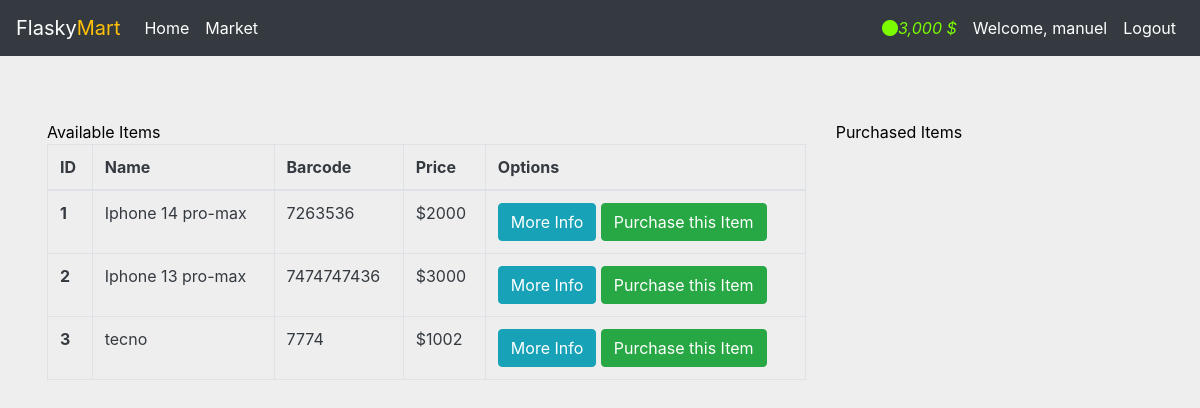
Page /market (signed in) on the committed database.
### market/models.py (models this page shows, shortened)
class users(db.Model, UserMixin):
    id = db.Column(db.Integer, primary_key=True)
    username = db.Column(db.String(30), nullable=False, unique=True)
    email = db.Column(db.String(50), nullable=False, unique=True)
    password = db.Column(db.String(20), nullable=False, unique=True)
    budget = db.Column(db.Integer, nullable=False, default=10000)
    items = db.relationship('items', backref='owned_user', lazy=True)
    @property
    def budget_prettier(self):
        myBudget_string = str(self.budget)
        if len(myBudget_string) >= 4:
            return f'{myBudget_string[:-3]},{myBudget_string[-3:]} $'
        else:
            return f'{myBudget_string}'
    @property
    def pass_word(self):
        return self.password

class items(db.Model):
    id = db.Column(db.Integer, primary_key=True)
    name = db.Column(db.String(30), nullable=False, unique=True)
    barcode = db.Column(db.String(12), nullable=False, unique=True)
    price = db.Column(db.Integer, nullable=False)
    description = db.Column(db.String(length=1000),
                            nullable=False, unique=True)
    owner = db.Column(db.Integer, db.ForeignKey('users.id'))

### market/routes.py (the view, shortened to what this page needs)
@app.route('/market', methods=['GET', 'POST'])
@login_required
def market_page():
    purchase_form =PurchaseItemForm()
    selling_form = SellItemForm()
    if request.method == "GET":
        item = items.query.filter_by()
        owned_items = items.query.filter_by(owner =current_user.id)
        return render_template('market.html', items=item, dollar='$', current_user=current_user, purchase_form = purchase_form, selling_form=selling_form, owned_items=owned_items)

### market/models.py (called while the page is built)
@login_manager.user_loader
def load_user(user_id):
    return users.query.get(int(user_id))

### market/templates/market.html (shortened to what this page needs)
{%extends 'base.html'%}
{%block content%}
<div class="row mart-table">
  <div class="col-8">
    Available Items
    <table class="table table-bordered text-dark">
      <thead>
        <tr>
          <th scope="col">ID</th>
          <th scope="col">Name</th>
          <th scope="col">Barcode</th>
          <th scope="col">Price</th>
          <th scope="col">Options</th>
        </tr>
      </thead>
      <tbody>
          {%for item in items%}
          <tr>
              <th scope="row">{{item.id}}</th>
              <td>{{item.name}}</td>
              <td>{{item.barcode}}</td>
              <td>{{dollar}}{{item.price}}</td>
              <td>
                  <button class="btn btn-outline btn-info" data-toggle='modal' data-target='#Modal-MoreInfo-{{item.id}}'>More Info</button>
                  <button class="btn btn-outline btn-success" data-toggle='modal' data-target='#Modal-PurchaseConfirm-{{item.id}}'>Purchase this Item</button>
              </td>
            </tr>
          {% endfor %}
      </tbody>
    </table>
  </div>
  <div class="col-4">
    Purchased Items
  </div>
</div>
{%endblock%}

### market/templates/base.html (shortened to what this page needs)
<html lang="en">
  <head>
    <link rel="stylesheet" href="https://cdn.jsdelivr.net/npm/bootstrap@4.5.3/dist/css/bootstrap.min.css">
    <link rel="stylesheet" href="https://cdn.jsdelivr.net/npm/bootstrap-icons@1.3.0/font/bootstrap-icons.css">
    <link rel="stylesheet" href="{{url_for('static', filename='styles.css')}}"/>
</head>
  <body class='body'>
    <nav class="navbar navbar-expand-lg navbar-dark bg-dark">
      <a class="navbar-brand" href="{{url_for('home_page')}}">Flasky<span class="text-warning">Mart</span></a>
      <div class="collapse navbar-collapse" id="navbarSupportedContent">
        <ul class="navbar-nav mr-auto">
          <li class="nav-item active">
            <a class="nav-link" href="/home">Home <span class="sr-only">(current)</span></a>
          </li>
          <li class="nav-item active">
            <a class="nav-link" href="{{url_for('market_page')}}">Market</a>
          </li>
        </ul>
        {% if current_user.is_authenticated %}
          <ul class="navbar-nav">
            <li class="nav-item active">
              <a class="nav-link" style='color: lawngreen; fon-weight: bold;'>
                <i class='bi-coin'>{{current_user.budget_prettier}}</i>
              </a>
            </li>
            <li class="nav-item active">
              <a class="nav-link">Welcome, {{current_user.username}}</a>
            </li>
            <li class="nav-item active">
              <a class="nav-link" href="{{url_for('logout_page')}}">Logout</a>
            </li>
          </ul>
        {% endif%}
      </div>
    </nav>
    {%block content%}
    {%endblock%}
  </body>
</html>

### market/static/styles.css (style rules this page uses)
.body { background: #eee; color: black; width: 100%; }
.mart-table { margin-top: 4rem; margin-left: 2rem; }

### rows in the picture
users: budget_prettier "3,000 $", username "manuel"
items: id "1", name "Iphone 14 pro-max", barcode "7263536", dollar "$", price "2000"
items: id "2", name "Iphone 13 pro-max", barcode "7474747436", dollar "$", price "3000"
items: id "3", name "tecno", barcode "7774", dollar "$", price "1002"
